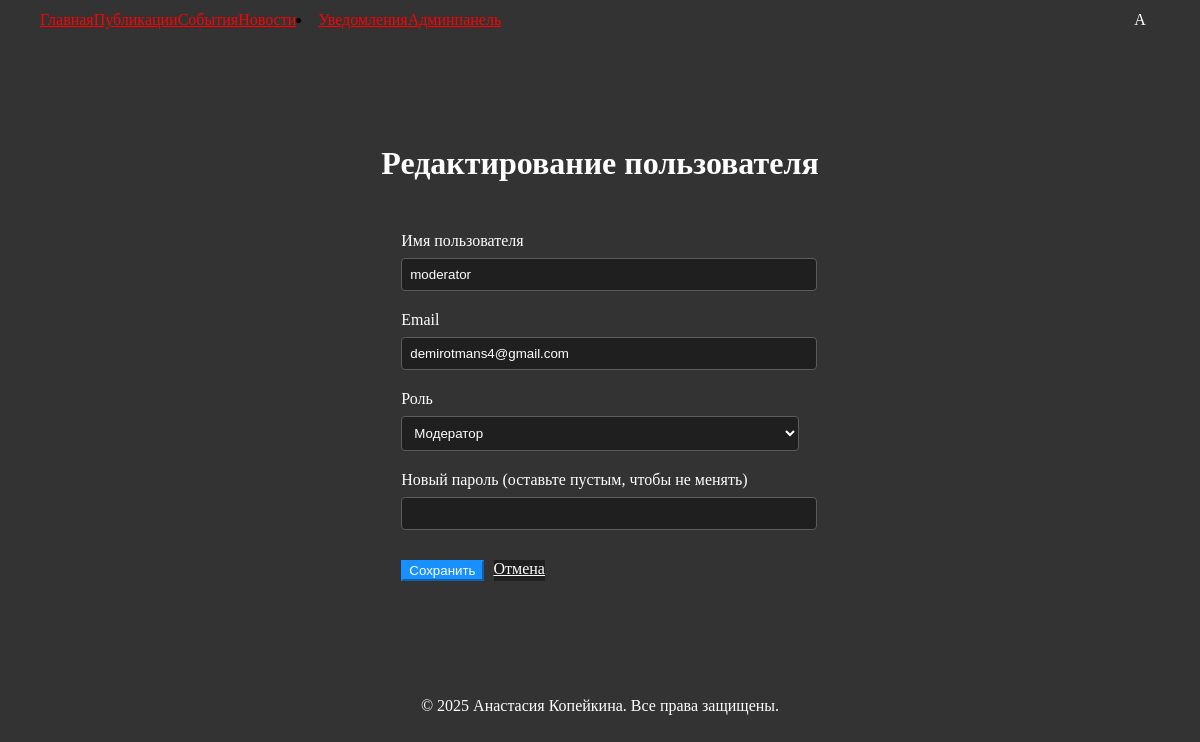
Page /admin/users/1/edit (signed in) on the committed database.
### application/models.py (models this page shows, shortened)
class User(db.Model, UserMixin):
    id = db.Column(db.Integer, primary_key=True)
    username = db.Column(db.String(150), unique=True, nullable=False)
    email = db.Column(db.String(150), unique=True, nullable=False)
    password_hash = db.Column(db.String(128), nullable=False)
    role = db.Column(db.String(128), default='user')
    is_blocked = db.Column(db.Boolean, default=False)
    failed_login_attempts = db.Column(db.Integer, default=0)
    last_failed_login = db.Column(db.DateTime)
    posts = db.relationship('Post', backref='author', lazy=True)
    likes = db.relationship('Like', backref='user', lazy=True)
    comments = db.relationship('Comment', backref='user', lazy=True)
    email_notifications = db.Column(db.Boolean, default=True)  # Флаг для email уведомлений

### application/views/admin.py (the view, shortened to what this page needs)
@admin_bp.route('/admin/users/<int:user_id>/edit', methods=['GET', 'POST'])
@moderator_required('admin')
def edit_user(user_id):
    user = User.query.get_or_404(user_id)
    form = UserEditForm(obj=user)  # Заполняем форму данными пользователя
    return render_template('admin/edit_user.html', form=form, user=user)

### application/forms.py
class UserEditForm(FlaskForm):
    username = StringField('Имя пользователя', validators=[DataRequired()])
    email = StringField('Email', validators=[DataRequired(), Email()])
    role = SelectField('Роль', choices=[('user', 'Пользователь'), ('moderator', 'Модератор'), ('admin', 'Администратор')], validators=[DataRequired()])
    submit = SubmitField('Сохранить изменения')

### application/views/auth.py (called while the page is built)
@login_manager.user_loader
def load_user(user_id):
    return User.query.get(int(user_id))

### application/templates/admin/edit_user.html (shortened to what this page needs)
{% extends 'base.html' %}
{% block content %}
<div class="home-container" style="max-width: 800px; margin: 0 auto; padding: 40px 20px;">
    <h1 style="color: #fff; margin-bottom: 30px;">Редактирование пользователя</h1>
    <form method="POST" class="ant-form" style="background-color: #333333; padding: 20px; border-radius: 8px;">
        <div class="ant-form-item" style="margin-bottom: 20px;">
            <label for="username" style="display: block; color: #fff; margin-bottom: 8px;">Имя пользователя</label>
            <input type="text" id="username" name="username" value="{{ user.username }}" required
                   class="ant-input" style="width: 100%; padding: 8px; border-radius: 4px; border: 1px solid #5c5c5c; background-color: #1f1f1f; color: #fff;">
        </div>
        <div class="ant-form-item" style="margin-bottom: 20px;">
            <label for="email" style="display: block; color: #fff; margin-bottom: 8px;">Email</label>
            <input type="email" id="email" name="email" value="{{ user.email }}" required
                   class="ant-input" style="width: 100%; padding: 8px; border-radius: 4px; border: 1px solid #5c5c5c; background-color: #1f1f1f; color: #fff;">
        </div>
        <div class="ant-form-item" style="margin-bottom: 20px;">
            <label for="role" style="display: block; color: #fff; margin-bottom: 8px;">Роль</label>
            <select id="role" name="role" required
                    class="ant-select" style="width: 100%; padding: 8px; border-radius: 4px; border: 1px solid #5c5c5c; background-color: #1f1f1f; color: #fff;">
                <option value="moderator" {% if user.role == 'moderator' %}selected{% endif %}>Модератор</option>
            </select>
        </div>
        <div class="ant-form-item" style="margin-bottom: 20px;">
            <label for="password" style="display: block; color: #fff; margin-bottom: 8px;">Новый пароль (оставьте пустым, чтобы не менять)</label>
            <input type="password" id="password" name="password"
                   class="ant-input" style="width: 100%; padding: 8px; border-radius: 4px; border: 1px solid #5c5c5c; background-color: #1f1f1f; color: #fff;">
        </div>
        <div style="display: flex; gap: 10px; margin-top: 30px;">
            <button type="submit" class="ant-btn ant-btn-primary">Сохранить</button>
            <a href="{{ url_for('admin.list_users') }}" class="ant-btn ant-btn-default">Отмена</a>
        </div>
    </form>
</div>
{% endblock %}

### application/templates/base.html (shortened to what this page needs)
<!DOCTYPE html>
<html lang="en">
<head>
    <link rel="stylesheet" href="https://cdnjs.cloudflare.com/ajax/libs/antd/4.16.13/antd.min.css">
    <link rel="stylesheet" href="{{ url_for('static', filename='css/styles.css') }}">
</head>
<body>
    <header style="position: fixed; ">
        <nav class="ant-menu ant-menu-horizontal" style="display: flex; align-items: center; justify-content: space-between; padding: 0 20px;">
            <div class="left-menu" style="display: flex; align-items: center;">
                <a class="ant-menu-item" href="{{ url_for('index') }}">Главная</a>
                <a class="ant-menu-item" href="{{ url_for('posts.list_posts') }}">Публикации</a>
                <a class="ant-menu-item" href="{{ url_for('events.list_events') }}">События</a>
                <a class="ant-menu-item" href="{{ url_for('news.list_news') }}">Новости</a>
                <li class="nav-item">
                    <a class="nav-link" href="{{ url_for('notifications.list_notifications') }}">
                        Уведомления
                    </a>
                </li>
                {% if current_user.is_authenticated and current_user.role == 'moderator' %}
                <a class="ant-menu-item" href="{{ url_for('moderation.dashboard') }}">Модерация</a>
                {% elif current_user.is_authenticated and current_user.role == 'admin' %}
                <a class="ant-menu-item" href="{{ url_for('admin.list_users') }}">Админпанель</a>
                {% endif %}
            </div>
            <div class="right-menu" style="display: flex; align-items: center;">
                {% if not current_user.is_authenticated %}
                <a class="ant-menu-item" href="{{ url_for('auth.login') }}">Вход</a>
                <a class="ant-menu-item" href="{{ url_for('auth.register') }}">Регистрация</a>
                {% else %}
                <div
                    id="user-avatar"
                    class="ant-avatar ant-avatar-circle ant-avatar-icon user-avatar"
                    style="
                        background-color: {{ current_user.avatar_color }};
                        color: white;
                        cursor: pointer;
                        display: flex;
                        align-items: center;
                        justify-content: center;
                        width: 40px;
                        height: 40px;
                    "
                >
                    {{ current_user.username[0]|upper }}
                </div>
                {% endif %}
            </div>
        </nav>
    </header>
    <div class="content" style="padding: 20px; display: flex; justify-content: center; flex-direction: column; margin-top: 64px;">
        {% block content %}
        {% endblock %}
    </div>
    <footer style="text-align: center; padding: 20px;">
        <p>© 2025 Анастасия Копейкина. Все права защищены.</p>
    </footer>
</body>
</html>

### application/static/css/styles.css (style rules this page uses)
body { background-color: #333333; }
.ant-btn-primary { background-color: #FF0000; border-color: #FF0000; }
p { color: #ffffff; }
h1 { color: #ffffff; }
header { top: 0; left: 0; right: 0; z-index: 1000; max-width: 1200px; margin: 0 auto; padding: 0 20px; background-color: #333333; }
.ant-menu { background-color: #333333; }
.ant-menu-horizontal { border-bottom: none; }
nav a { color: #FF0000; background-color: #333333; }
input, textarea { background-color: #333333; color: #ffffff; }

### application/templates/admin/edit_user.html (style rules this page uses)
.ant-btn-primary { background-color: #1890ff; border-color: #1890ff; color: #fff; }
.ant-btn-default { background-color: #1f1f1f; border-color: #5c5c5c; color: #fff; }

### rows in the picture
User: username "A"
User: username "moderator", email "demirotmans4@gmail.com", role "Модератор"
